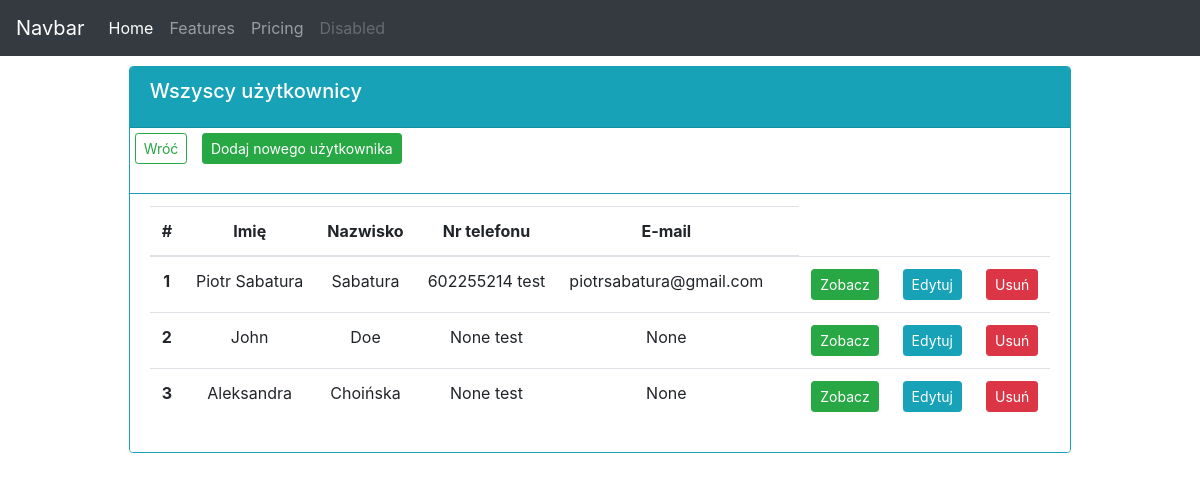
/users/, run on the app's committed database.
### order_app/models.py (models this page shows, shortened)
class Employee(models.Model):
    name = models.CharField(max_length=200, null=True)
    surname = models.CharField(max_length=200, null=True)
    phone = models.CharField(max_length=200, null=True, blank=True)
    email = models.EmailField(max_length=100, null=True, blank=True)
    date_added = models.DateTimeField(auto_now_add=True)
    def formatted_phone(self):
        return f"{self.phone} test"

### order_app/views.py (the view)
# urls.py: path('users/', usersView, name='users'),
def usersView(request):
    users = Employee.objects.all()
    context = {'users': users}
    template = 'order_app/users.html'
    return render(request, template, context)

### order_app/templates/order_app/users.html (shortened to what this page needs)
{% extends 'order_app/base.html' %}
{% block content %}
<div class="row">
    <div class="col-md d-flex justify-content-center">
      <div class="card border-info" style="margin: 10px;">
        <div class="card-header bg-info text-white">
          <h5 class="card-title">Wszyscy użytkownicy</h5>
        </div>
          <p>
            <a class="btn btn-outline-success btn-sm" style="margin: 5px;" href="{% url 'order_app:index' %}">Wróć</a>
            <a class="btn btn-success btn-sm" style="margin: 5px;"
               href="{% url 'order_app:add_user' %}">Dodaj nowego użytkownika</a>
          </p>
          <ul class="list-group list-group-flush">
            <li class="list-group-item border-info">
              <table class="table">
                <thead>
                  <tr class="text-center">
                    <th scope="col">#</th>
                    <th scope="col">Imię</th>
                    <th scope="col">Nazwisko</th>
                    <th scope="col">Nr telefonu</th>
                    <th scope="col">E-mail</th>
                    <th scope="col"></th>
                  </tr>
                </thead>
                <tbody>
                  {% for user in users %}
                  <tr class="text-center">
                    <th scope="row">{{forloop.counter}}</th>
                    <td>{{ user.name }}</td>
                    <td>{{ user.surname }}</td>
                    <td>{{ user.formatted_phone }}</td>
                    <td>{{ user.email }}</td>
                    <td></td>
                    <td><a class="btn btn-sm btn-success" href="">Zobacz</a></td>
                    <td><a class="btn btn-sm btn-info" href="{% url 'order_app:edit_user' user.id %}">Edytuj</a></td>
                    <td><a class="btn btn-sm btn-danger" href="">Usuń</a></td>
                  </tr>
                  {% endfor %}
              </table>
            </li>
          </ul>
        </div>
      </div>
    </div>
{% endblock content %}

### data on the page
Employee: name "Piotr Sabatura", surname "Sabatura", formatted_phone "602255214 test", email "piotrsabatura@gmail.com"
Employee: name "John", surname "Doe", formatted_phone "None test", email "None"
Employee: name "Aleksandra", surname "Choińska", formatted_phone "None test", email "None"
